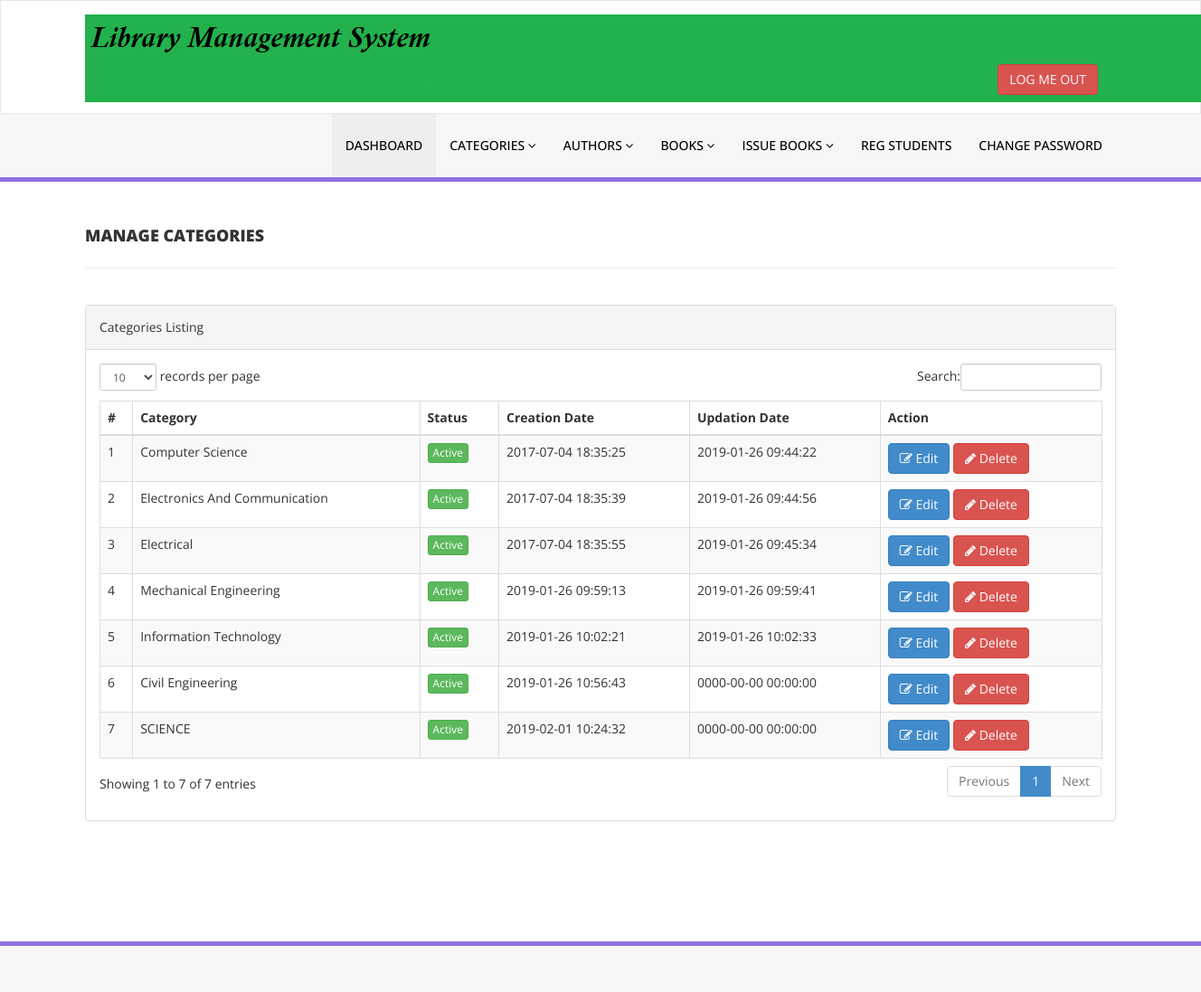
The app's page /admin/manage-categories.php (signed in) with its own data.
### tables this page shows
CREATE TABLE `tblcategory` (
  `id` int(11) NOT NULL,
  `CategoryName` varchar(150) DEFAULT NULL,
  `Status` int(1) DEFAULT NULL,
  `CreationDate` timestamp NULL DEFAULT CURRENT_TIMESTAMP,
  `UpdationDate` timestamp NULL DEFAULT '0000-00-00 00:00:00' ON UPDATE CURRENT_TIMESTAMP
);

### admin/manage-categories.php (the view, shortened to what this page needs)
<?php
include('includes/config.php');
if(strlen($_SESSION['alogin'])==0)
    {
header('location:index.php');
}
else{
    ?>
<!DOCTYPE html>
<html xmlns="http://www.w3.org/1999/xhtml">
<head>
    <link href="assets/css/bootstrap.css" rel="stylesheet" />
    <link href="assets/css/font-awesome.css" rel="stylesheet" />
    <link href="assets/js/dataTables/dataTables.bootstrap.css" rel="stylesheet" />
    <link href="assets/css/style.css" rel="stylesheet" />
</head>
<body>
<?php include('includes/header.php');?>
    <div class="content-wrapper">
         <div class="container">
        <div class="row pad-botm">
            <div class="col-md-12">
                <h4 class="header-line">Manage Categories</h4>
    </div>
     <div class="row">
</div>
        </div>
            <div class="row">
                <div class="col-md-12">
                    <div class="panel panel-default">
                        <div class="panel-heading">
                           Categories Listing
                        </div>
                        <div class="panel-body">
                            <div class="table-responsive">
                                <table class="table table-striped table-bordered table-hover" id="dataTables-example">
                                    <thead>
                                        <tr>
                                            <th>#</th>
                                            <th>Category</th>
                                            <th>Status</th>
                                            <th>Creation Date</th>
                                            <th>Updation Date</th>
                                            <th>Action</th>
                                        </tr>
                                    </thead>
                                    <tbody>
<?php $sql = "SELECT * from  tblcategory";
$query = $dbh -> prepare($sql);
$query->execute();
$results=$query->fetchAll(PDO::FETCH_OBJ);
$cnt=1;
if($query->rowCount() > 0)
{
foreach($results as $result)
{               ?>
                                        <tr class="odd gradeX">
                                            <td class="center"><?php echo htmlentities($cnt);?></td>
                                            <td class="center"><?php echo htmlentities($result->CategoryName);?></td>
                                            <td class="center"><?php if($result->Status==1) {?>
                                            <a href="#" class="btn btn-success btn-xs">Active</a>
                                            <?php } else {?>
                                            <a href="#" class="btn btn-danger btn-xs">Inactive</a>
                                            <?php } ?></td>
                                            <td class="center"><?php echo htmlentities($result->CreationDate);?></td>
                                            <td class="center"><?php echo htmlentities($result->UpdationDate);?></td>
                                            <td class="center">
                                            <a href="edit-category.php?catid=<?php echo htmlentities($result->id);?>"><button class="btn btn-primary"><i class="fa fa-edit "></i> Edit</button>
                                          <a href="manage-categories.php?del=<?php echo htmlentities($result->id);?>" onclick="return confirm('Are you sure you want to delete?');"" >  <button class="btn btn-danger"><i class="fa fa-pencil"></i> Delete</button>
                                            </td>
                                        </tr>
 <?php $cnt=$cnt+1;}} ?>
                                    </tbody>
                                </table>
                            </div>
                        </div>
                    </div>
                </div>
            </div>
    </div>
    </div>
  <?php include('includes/footer.php');?>
</body>
</html>
<?php } ?>

### admin/assets/css/style.css (style rules this page uses)
.content-wrapper { margin-top: 40px; min-height:800px; padding-bottom:90px; }
.header-line { font-weight:900; padding-bottom:25px; border-bottom:1px solid #eeeeee; text-transform:uppercase; }
.pad-botm { padding-bottom:30px; }

### records on screen
tblcategory: CategoryName "Computer Science", Status "Active", CreationDate "2017-07-04 18:35:25", UpdationDate "2019-01-26 09:44:22"
tblcategory: CategoryName "Electronics And Communication", Status "Active", CreationDate "2017-07-04 18:35:39", UpdationDate "2019-01-26 09:44:56"
tblcategory: CategoryName "Electrical", Status "Active", CreationDate "2017-07-04 18:35:55", UpdationDate "2019-01-26 09:45:34"
tblcategory: CategoryName "Mechanical Engineering", Status "Active", CreationDate "2019-01-26 09:59:13", UpdationDate "2019-01-26 09:59:41"
tblcategory: CategoryName "Information Technology", Status "Active", CreationDate "2019-01-26 10:02:21", UpdationDate "2019-01-26 10:02:33"
tblcategory: CategoryName "Civil Engineering", Status "Active", CreationDate "2019-01-26 10:56:43", UpdationDate "0000-00-00 00:00:00"
tblcategory: CategoryName "SCIENCE", Status "Active", CreationDate "2019-02-01 10:24:32", UpdationDate "0000-00-00 00:00:00"
